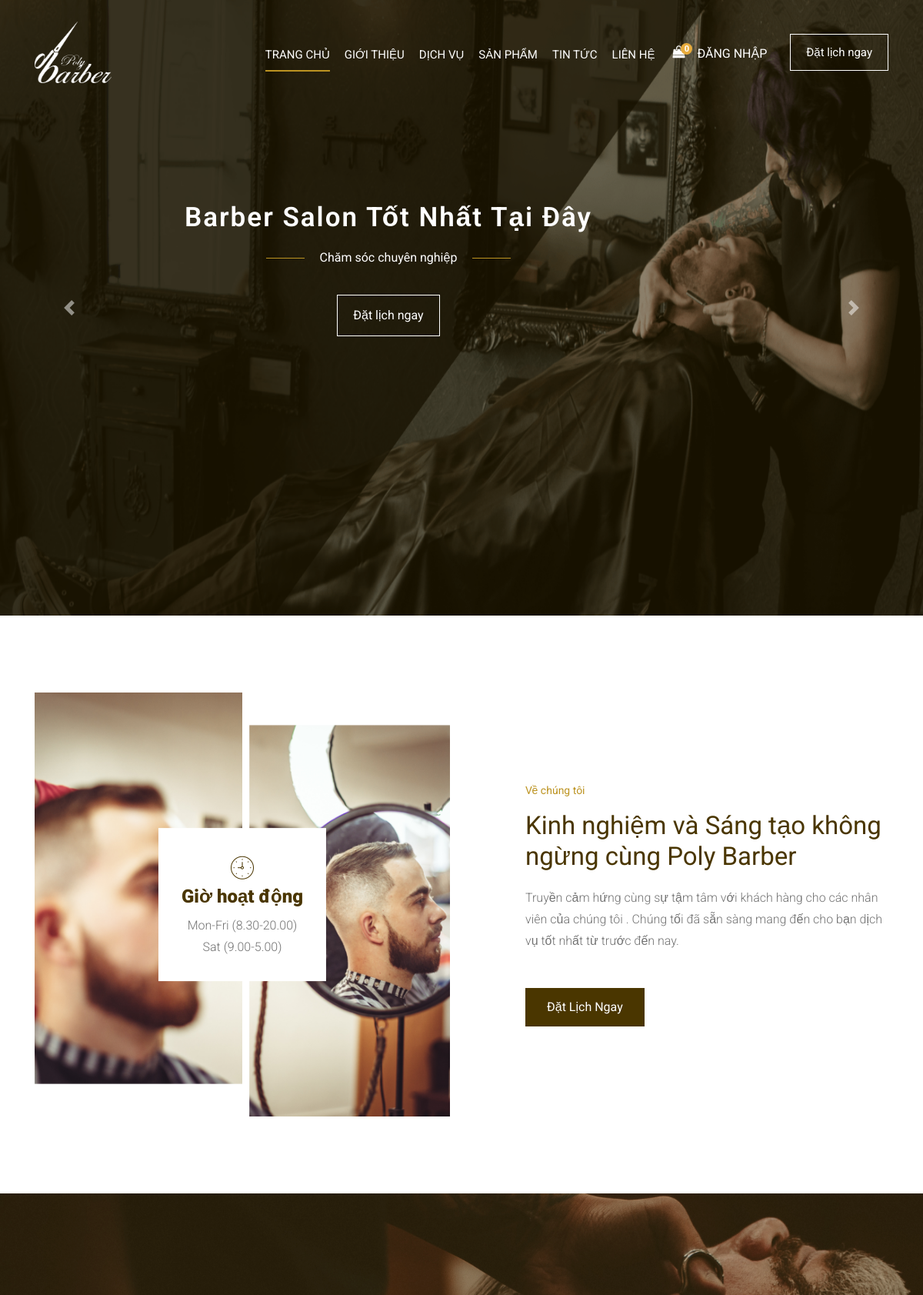
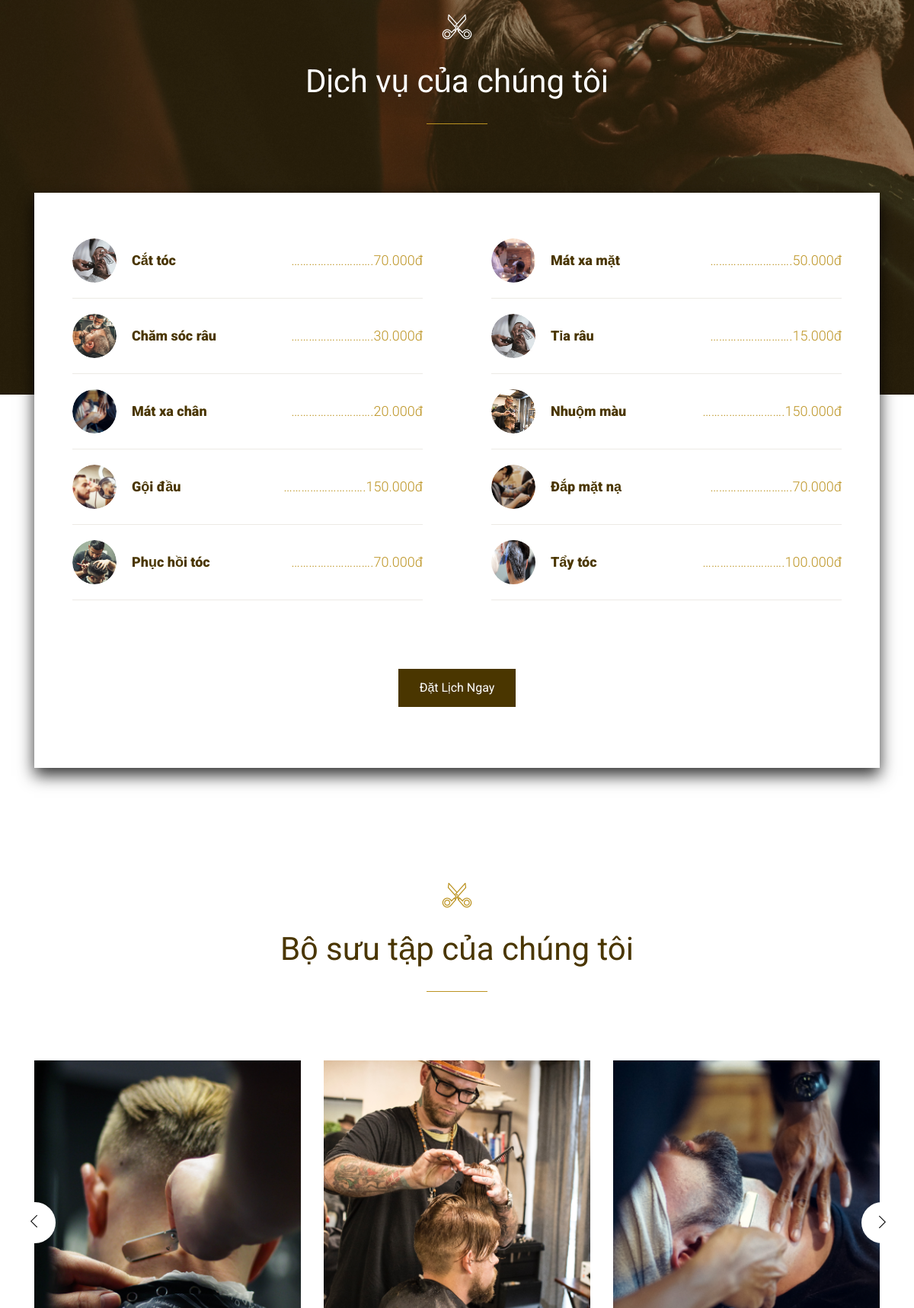
The page / (upper part) on the database its author committed (2 pictures, top to bottom).
### tables this page shows
CREATE TABLE `setting` (
  `id` int(11) NOT NULL,
  `logo` varchar(191) NOT NULL,
  `file_ico` varchar(191) NOT NULL,
  `title` varchar(191) NOT NULL,
  `introduce` text NOT NULL,
  `slogan` varchar(191) NOT NULL
);

CREATE TABLE `libraries` (
  `id` int(11) NOT NULL,
  `name` varchar(191) NOT NULL,
  `images` varchar(191) NOT NULL,
  `link` varchar(191) NOT NULL,
  `role` bit(1) NOT NULL
);

CREATE TABLE `services` (
  `id` int(11) NOT NULL,
  `name` varchar(191) NOT NULL,
  `price` float NOT NULL,
  `sale` float NOT NULL,
  `time` time NOT NULL,
  `detail` text NOT NULL,
  `images` varchar(191) NOT NULL,
  `id_type` int(11) NOT NULL
);

### layout/layout.php (called while the page is built)
<?php include_once "header.php" ?>
    <?php include_once $view_page ?>
<?php include_once "footer.php" ?>

### index.php (called while the page is built, shortened)
<?php
require_once "libs/libraries.php";
require_once "libs/services.php";
require_once "libs/libraries.php";
require_once "libs/setting.php";
extract($_REQUEST);
$page = isset($_GET['page']) ? $_GET['page'] : '';
switch ($page) {
    case '':
    case 'home':
        $view_page = "site/home.php";
        break;
}
include_once "layout/layout.php";

### libs/database.php (called while the page is built, shortened)
<?php
function connection()
{
    try {
        $conn = new PDO("mysql:host=localhost; dbname=barber; charset=utf8", "root", "");
    } catch (PDOException $e) {
        echo "Lỗi Kết nối" . $e->getMessage();
    }
    return $conn;
}
function query_exe($sql) {
    $conn = connection();
    try {
        $stmt = $conn->prepare($sql);
        $stmt->execute();
        $result = $stmt->fetchAll(PDO::FETCH_ASSOC);
        return $result;
    } catch (PDOException $e) {
        echo "Lỗi dữ liệu" . $e->getMessage();
    } finally {
        unset($conn);
    }
}
function query_limit($sql) {
    $conn = connection();
    try {
        $stmt = $conn->prepare($sql);
        $stmt->execute();
        $result = $stmt->fetch(PDO::FETCH_ASSOC);
        return $result;
    } catch (PDOException $e) {
        echo "Lỗi dữ liệu" . $e->getMessage();
    } finally {
        unset($conn);
    }
}

### libs/setting.php (called while the page is built, shortened)
<?php
require_once "database.php";
function list_limit_setting(){
    $sql = "SELECT * from setting order by id limit 0,1";
    return query_limit($sql);
}

### libs/libraries.php (called while the page is built, shortened)
<?php
require_once "database.php";
function library_list_limit($limit, $nRows) {
    $sql = "SELECT * from libraries where role = 1 order by id desc limit $limit, $nRows";
    return query_exe($sql);
}
function slider_list_limit($limit, $nRows) {
    $sql = "SELECT * from libraries where role = 0 order by id desc limit $limit, $nRows";
    return query_exe($sql);
}

### libs/services.php (called while the page is built, shortened)
<?php
require_once "database.php";
function service_list_limit($limit, $nRows) {
    $sql = "SELECT * from services order by id desc limit $limit, $nRows";
    return query_exe($sql);
}

### site/home.php (the view, shortened to what this page needs)
<?php require_once "layout/slider.php"; ?>
<?php
   $service1 = service_list_limit(0, 5);
   $service2 = service_list_limit(5, 5);
   $gallery = library_list_limit(0, 5);
   $setting = list_limit_setting();
   ?>
<div class="about_area">
    <div class="container">
        <div class="row align-items-center">
            <div class="col-xl-6 col-lg-6">
                <div class="about_thumb">
                    <div class="opening_hour text-center">
                        <i class="flaticon-clock"></i>
                        <h3>Giờ hoạt động</h3>
                        <p>
                            Mon-Fri (8.30-20.00) <br />
                            Sat (9.00-5.00)
                        </p>
                    </div>
                </div>
            </div>
            <div class="col-xl-6 col-lg-6">
                <div class="about_info">
                    <div class="section_title mb-20px">
                        <span>Về chúng tôi</span>
                        <h3><?=$setting['slogan']?></h3>
                    </div>
                    <p>
                        Truyền cảm hứng cùng sự tậm tâm với khách hàng cho các nhân viên
                        của chúng tôi . Chúng tối đã sẵn sàng mang đến cho bạn dịch vụ
                        tốt nhất từ trước đến nay.
                    </p>
                    <a href="#" class="boxed-btn3">Đặt Lịch Ngay</a>
                </div>
            </div>
        </div>
    </div>
</div>
<div class="service_area">
    <div class="container">
        <div class="row">
            <div class="col-xl-12">
                <div class="section_title2 text-center mb-90">
                    <i class="flaticon-scissors"></i>
                    <h3>Dịch vụ của chúng tôi</h3>
                </div>
            </div>
        </div>
        <div class="white_bg_pos">
            <div class="row">
                <div class="col-xl-6">
                    <?php foreach ($service1 as $s1) : ?>
                        <div class="single_service d-flex justify-content-between align-items-center">
                            <div class="service_inner d-flex align-items-center">
                                <div class="thumb">
                                    <img src="images/products/<?= $s1['images'] ?>" class="rounded-circle" alt="" width="58" height="58" />
                                </div>
                                <span><?= $s1['name'] ?></span>
                            </div>
                            <p>……………………….<?= number_format($s1['price'], 0, ',', '.') . 'đ' ?></p>
                        </div>
                    <?php endforeach; ?>
                </div>
                <div class="col-xl-6">
                    <?php foreach ($service2 as $s2) : ?>
                        <div class="single_service d-flex justify-content-between align-items-center">
                            <div class="service_inner d-flex align-items-center">
                                <div class="thumb">
                                    <img src="images/products/<?= $s2['images'] ?>" class="rounded-circle" alt="" width="58" height="58" />
                                </div>
                                <span><?= $s2['name'] ?></span>
                            </div>
                            <p>……………………….<?= number_format($s2['price'], 0, ',', '.') . 'đ' ?></p>
                        </div>
                    <?php endforeach; ?>
                </div>
            </div>
            <div class="row">
                <div class="col-xl-12">
                    <div class="book_btn text-center">
                        <a class="boxed-btn3 popup-with-form" href="#test-form">Đặt lịch ngay</a>
                    </div>
                </div>
            </div>
        </div>
    </div>
</div>
<div class="gallery_area">
    <div class="container">
        <div class="row">
            <div class="col-xl-12">
                <div class="section_title2 text-center mb-90">
                    <i class="flaticon-scissors"></i>
                    <h3>Bộ sưu tập của chúng tôi</h3>
                </div>
            </div>
        </div>
        <div class="row">
            <div class="col-xl-12">
                <div class="gallery_active owl-carousel">
                    <?php foreach ($gallery as $g) : ?>
                        <div class="single_gallery">
                            <div class="thumb">
                                <img src="images/sliders/<?= $g['images'] ?>" alt="" height="426" />
                            </div>
                        </div>
                    <?php endforeach; ?>
                </div>
            </div>
        </div>
    </div>
</div>

### layout/header.php (shortened to what this page needs)
<?php
$setting = list_limit_setting();
 ?>
<!DOCTYPE html>
<html class="no-js" lang="zxx">
<head>
    <link rel="stylesheet" href="content/css/bootstrap.min.css" />
    <link rel="stylesheet" href="https://cdnjs.cloudflare.com/ajax/libs/select2/4.0.0/css/select2.min.css" />
    <link rel="stylesheet" href="content/css/toastr.min.css" />
    <link rel="stylesheet" href="content/css/owl.carousel.min.css" />
    <link rel="stylesheet" href="content/css/magnific-popup.css" />
    <link rel="stylesheet" href="content/css/font-awesome.min.css" />
    <link rel="stylesheet" href="content/css/themify-icons.css" />
    <link rel="stylesheet" href="content/css/nice-select.css" />
    <link rel="stylesheet" href="content/css/flaticon.css" />
    <link rel="stylesheet" href="content/css/gijgo.css" />
    <link rel="stylesheet" href="content/css/animate.css" />
    <link rel="stylesheet" href="content/css/slicknav.css" />
    <link rel="stylesheet" href="content/css/pgwslideshow.min.css">
    <link rel="stylesheet" href="content/css/style.css" />
</head>
<body>
    <header>
        <div class="header-area ">
            <div id="sticky-header" class="main-header-area">
                <div class="container">
                    <div class="row align-items-center">
                        <div class="col-xl-2 col-lg-2">
                            <div class="logo-img">
                                <a href="<?= ROOT ?>">
                                    <img src="images/<?=$setting['logo']?>" alt="" width="100" height="80">
                                </a>
                            </div>
                        </div>
                        <div class="col-xl-10 col-lg-10">
                            <div class="menu_wrap d-none d-lg-block">
                                <div class="menu_wrap_inner d-flex align-items-center justify-content-end">
                                    <div class="main-menu">
                                        <nav>
                                            <ul id="navigation" class="mt-3">
                                                <li><a class="<?= ($page == 'home' || $page == '') ? 'active' : '' ?>" href="<?= ROOT ?>">Trang chủ</a></li>
                                                <li><a class="<?= ($page == 'introduce') ? 'active' : '' ?>" href="<?= ROOT ?>?page=introduce">Giới thiệu</a></li>
                                                <li><a class="<?= ($page == 'service' || $page == 'service-list') ? 'active' : '' ?>" href="<?= ROOT ?>?page=service">Dịch vụ</a>
                                            </li>
                                                <li><a class="<?= ($page == 'product-list' || $page == 'pro-list' || $page == 'product-detail') ? 'active' : '' ?>" href="<?= ROOT ?>?page=product-list">Sản phẩm</a></li>
                                                <li><a class="<?= ($page == 'blog' || $page == 'blog-detail') ? 'active' : '' ?>" href="<?= ROOT ?>?page=blog">Tin tức</a></li>
                                                <li><a class="<?= ($page == 'contact') ? 'active' : '' ?>" href="<?= ROOT ?>?page=contact">Liên hệ</a></li>
                                            </ul>
                                        </nav>
                                    </div>
                                    <div class="icon cart-icon">
                                        <a href="<?=ROOT?>?page=cart"><i class="fa fa-shopping-bag text-white ml-2" aria-hidden="true"></i><span class="bag">
                                            <?php if(isset($_SESSION['customer'])): ?>
                                                <?= isset($_SESSION['cartCustom'][$_SESSION['customer']['id']]) ? total_item($_SESSION['cartCustom'][$_SESSION['customer']['id']]) : 0; ?>
                                            <?php else: ?>
                                        <?= isset($_SESSION['cart']) ? total_item($_SESSION['cart']) : 0; ?>
                                            <?php endif; ?>
                                        </span></a>
                                    </div>
                                    <?php if(isset($_SESSION['customer'])): ?>
                                    <div class="dropdown no-arrow mr-1">
                                        <button type="button" class="btn bg-transparent p-0 ml-2 dropdown-toggle text-white" id="dropdownMenuOffset" data-toggle="dropdown" aria-haspopup="true" aria-expanded="false" data-offset="0,20">
                                        <i class="fa fa-user-o ml-2" aria-hidden="true"></i>
                                        <?=$_SESSION['customer']['name'] ?>
                                        </button>
                                        <div class="dropdown-menu" aria-labelledby="dropdownMenuOffset">
                                            <?php if(isset($_SESSION['member'])): ?>
                                            <?php if($_SESSION['member']['role'] == 1): ?>
                                            <a class="dropdown-item" href="<?=ROOT?>admin">Trang quản trị</a>
                                            <?php endif; ?>
                                            <?php endif; ?>
                                            <a class="dropdown-item" href="<?=ROOT?>?page=profile&action=profile">Tài khoản của tôi</a>
                                            <a class="dropdown-item" href="<?=ROOT?>?page=profile&action=booking">Lịch hẹn</a>
                                            <a class="dropdown-item" href="<?=ROOT?>?page=logout">Đăng xuất</a>
                                        </div>
                                    </div>
                                    <?php else: ?>
                                    <a href="#login-form" class="popup-with-form text-white text-uppercase ml-3 mt-1">Đăng nhập</a>
                                    <?php endif; ?>
                                    <div class="book_room">
                                        <div class="book_btn">
                                            <a class="popup-with-form" href="#test-form">Đặt lịch ngay</a>
                                        </div>
                                    </div>
                                </div>
                            </div>
                        </div>
                    </div>
                </div>
            </div>
        </div>
    </header>

### layout/slider.php (shortened to what this page needs)
<?php
 $slider = slider_list_limit(0, 5);
 $i=0;
 ?>
<div class="slider_area">
    <div class="container-fluid p-0">
        <div id="carouselExampleControls" class="carousel slide" data-ride="carousel">
            <div class="carousel-inner">
                <?php foreach ($slider as $s) : ?>
                 <?php if($i==0): ?>
                    <div class="carousel-item active">
                       <div class="overlay2">
                       <a href="<?= ROOT ?>?page=detail&id=40"><img style="height: 100vh;" src="images/sliders/<?= $s['images'] ?>" class="img-fluid d-block w-100" alt="Responsive image"></a>
                        <div class="slider_text text-center">
                            <h3 class="">
                                <?= $s['name'] ?>
                            </h3>
                            <p>Chăm sóc chuyên nghiệp</p>
                            <div class="book_room">
                                <div class="book_btn d-lg-block">
                                    <a class="popup-with-form" href="#test-form">Đặt lịch ngay</a>
                                </div>
                            </div>
                        </div>
                       </div>
                    </div>
                    <?php endif; ?>
                <?php $i++; endforeach; ?>
            </div>
            <a class="carousel-control-prev" href="#carouselExampleControls" role="button" data-slide="prev">
                <span class="carousel-control-prev-icon" aria-hidden="true"></span>
            </a>
            <a class="carousel-control-next" href="#carouselExampleControls" role="button" data-slide="next">
                <span class="carousel-control-next-icon" aria-hidden="true"></span>
            </a>
        </div>
    </div>
</div>

### rows shown on the page
setting: logo (picture), slogan "Kinh nghiệm và Sáng tạo không ngừng cùng Poly Barber"
libraries: images (picture), name "Barber Salon Tốt Nhất Tại Đây"
services: images (picture), name "Cắt tóc", price "70.000"
services: images (picture), name "Chăm sóc râu", price "30.000"
services: images (picture), name "Mát xa chân", price "20.000"
services: images (picture), name "Gội đầu", price "150.000"
services: images (picture), name "Phục hồi tóc", price "70.000"
services: images (picture), name "Mát xa mặt", price "50.000"
services: images (picture), name "Tỉa râu", price "15.000"
services: images (picture), name "Nhuộm màu", price "150.000"
services: images (picture), name "Đắp mặt nạ", price "70.000"
services: images (picture), name "Tẩy tóc", price "100.000"
libraries: images (picture)
libraries: images (picture)
libraries: images (picture)
